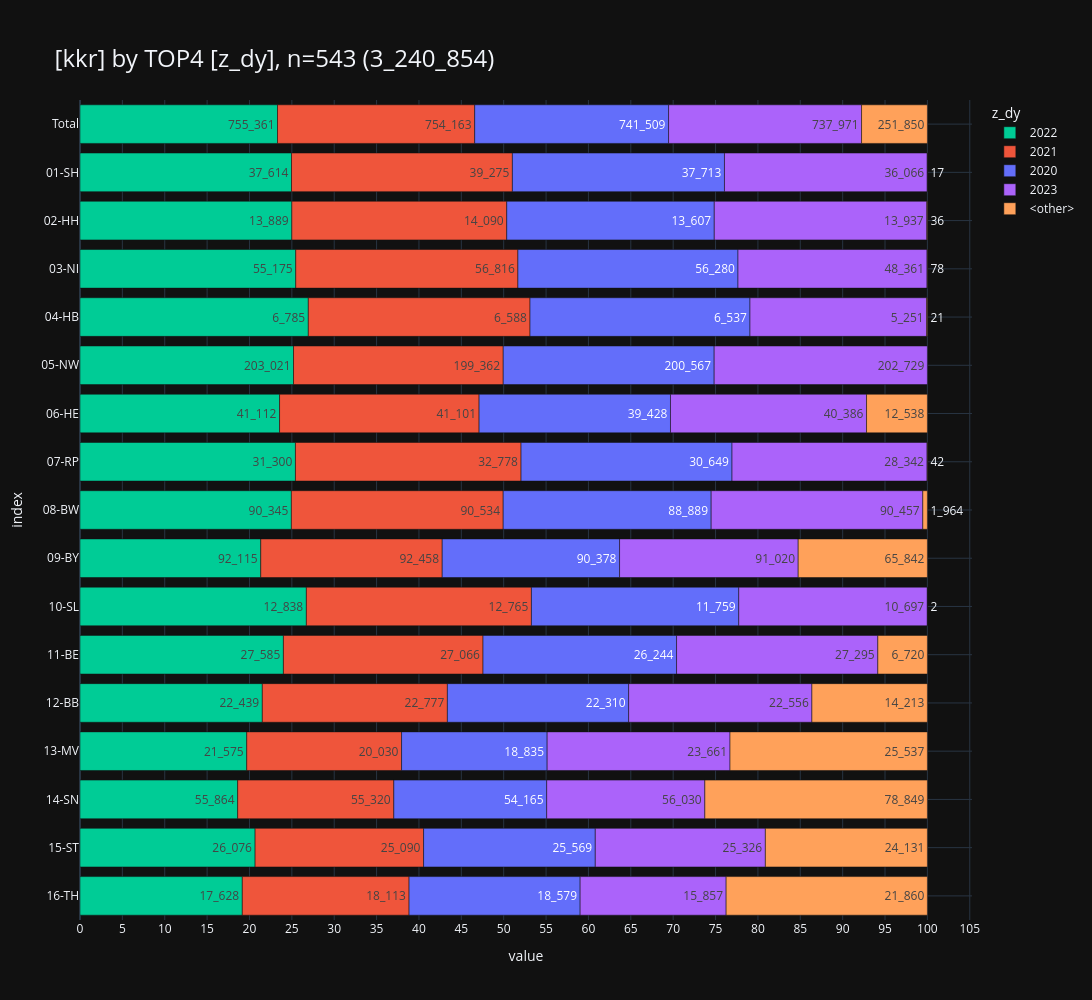

Notebook source saved alongside this figure:
### Markdown cell above
<br>

### <a id='toc1_7_4_'></a>[Diagnosejahr](#toc0_)
- Filter: Top 5 Diagnosejahre
- Legende ist **absteigend sortiert nach Fallzahl im DJ**, Restkategorie `<other>` ist aufgeführt

### Code cell
_tu = show_vars(4, grouper_reg.KKR.value, show=False)
print(
    f"Anzahl {str(dy_max+1)} Fälle: {_tu[_tu['z_dy'] == str(dy_max+1)].set_index('kkr')['cnt'].to_dict()}"
)
_ = pls.plot_stacked_bars(
    _tu,
    swap=False,
    orientation="h",
    show_total=True,
    normalize=False,
    relative=True,
    height=1000,
    top_n_color=4,
    sort_values_color=True,
    show_other=True,
)

### Figure 1 — Plotly figure (JSON) as saved in the notebook; plotly's stock layout.template omitted (floating-point values rounded to 4 significant figures)
{"data": [{"hovertemplate": "col=2022<br>value=%{x}<br>index=%{y}<br>cnt_str=%{text}<extra></extra>", "legendgroup": "2022", "marker": {"color": "#00CC96", "pattern": {"shape": ""}}, "name": "2022", "orientation": "h", "showlegend": true, "text": ["755_361", "37_614", "13_889", "55_175", "6_785", "203_021", "41_112", "31_300", "90_345", "92_115", "12_838", "27_585", "22_439", "21_575", "55_864", "26_076", "17_628"], "textposition": "auto", "type": "bar", "x": [755361, 37614, 13889, 55175, 6785, 203021, 41112, 31300, 90345, 92115, 12838, 27585, 22439, 21575, 55864, 26076, 17628], "xaxis": "x", "y": [" Total", "01-SH", "02-HH", "03-NI", "04-HB", "05-NW", "06-HE", "07-RP", "08-BW", "09-BY", "10-SL", "11-BE", "12-BB", "13-MV", "14-SN", "15-ST", "16-TH"], "yaxis": "y"}, {"hovertemplate": "col=2021<br>value=%{x}<br>index=%{y}<br>cnt_str=%{text}<extra></extra>", "legendgroup": "2021", "marker": {"color": "#EF553B", "pattern": {"shape": ""}}, "name": "2021", "orientation": "h", "showlegend": true, "text": ["754_163", "39_275", "14_090", "56_816", "6_588", "199_362", "41_101", "32_778", "90_534", "92_458", "12_765", "27_066", "22_777", "20_030", "55_320", "25_090", "18_113"], "textposition": "auto", "type": "bar", "x": [754163, 39275, 14090, 56816, 6588, 199362, 41101, 32778, 90534, 92458, 12765, 27066, 22777, 20030, 55320, 25090, 18113], "xaxis": "x", "y": [" Total", "01-SH", "02-HH", "03-NI", "04-HB", "05-NW", "06-HE", "07-RP", "08-BW", "09-BY", "10-SL", "11-BE", "12-BB", "13-MV", "14-SN", "15-ST", "16-TH"], "yaxis": "y"}, {"hovertemplate": "col=2020<br>value=%{x}<br>index=%{y}<br>cnt_str=%{text}<extra></extra>", "legendgroup": "2020", "marker": {"color": "#636EFA", "pattern": {"shape": ""}}, "name": "2020", "orientation": "h", "showlegend": true, "text": ["741_509", "37_713", "13_607", "56_280", "6_537", "200_567", "39_428", "30_649", "88_889", "90_378", "11_759", "26_244", "22_310", "18_835", "54_165", "25_569", "18_579"], "textposition": "auto", "type": "bar", "x": [741509, 37713, 13607, 56280, 6537, 200567, 39428, 30649, 88889, 90378, 11759, 26244, 22310, 18835, 54165, 25569, 18579], "xaxis": "x", "y": [" Total", "01-SH", "02-HH", "03-NI", "04-HB", "05-NW", "06-HE", "07-RP", "08-BW", "09-BY", "10-SL", "11-BE", "12-BB", "13-MV", "14-SN", "15-ST", "16-TH"], "yaxis": "y"}, {"hovertemplate": "col=2023<br>value=%{x}<br>index=%{y}<br>cnt_str=%{text}<extra></extra>", "legendgroup": "2023", "marker": {"color": "#AB63FA", "pattern": {"shape": ""}}, "name": "2023", "orientation": "h", "showlegend": true, "text": ["737_971", "36_066", "13_937", "48_361", "5_251", "202_729", "40_386", "28_342", "90_457", "91_020", "10_697", "27_295", "22_556", "23_661", "56_030", "25_326", "15_857"], "textposition": "auto", "type": "bar", "x": [737971, 36066, 13937, 48361, 5251, 202729, 40386, 28342, 90457, 91020, 10697, 27295, 22556, 23661, 56030, 25326, 15857], "xaxis": "x", "y": [" Total", "01-SH", "02-HH", "03-NI", "04-HB", "05-NW", "06-HE", "07-RP", "08-BW", "09-BY", "10-SL", "11-BE", "12-BB", "13-MV", "14-SN", "15-ST", "16-TH"], "yaxis": "y"}, {"hovertemplate": "col=<other><br>value=%{x}<br>index=%{y}<br>cnt_str=%{text}<extra></extra>", "legendgroup": "<other>", "marker": {"color": "#FFA15A", "pattern": {"shape": ""}}, "name": "<other>", "orientation": "h", "showlegend": true, "text": ["251_850", "17", "36", "78", "21", "12_538", "42", "1_964", "65_842", "2", "6_720", "14_213", "25_537", "78_849", "24_131", "21_860"], "textposition": "auto", "type": "bar", "x": [251850, 17, 36, 78, 21, 12538, 42, 1964, 65842, 2, 6720, 14213, 25537, 78849, 24131, 21860], "xaxis": "x", "y": [" Total", "01-SH", "02-HH", "03-NI", "04-HB", "06-HE", "07-RP", "08-BW", "09-BY", "10-SL", "11-BE", "12-BB", "13-MV", "14-SN", "15-ST", "16-TH"], "yaxis": "y"}], "layout": {"barmode": "relative", "barnorm": "percent", "height": 1000, "legend": {"title": {"text": "z_dy"}, "tracegroupgap": 0, "traceorder": "normal"}, "title": {"font": {"size": 24}, "text": "[kkr] by TOP4 [z_dy], n=543 (3_240_854)", "xanchor": "left", "y": 0.95, "yanchor": "top"}, "width": 2000, "xaxis": {"anchor": "y", "domain": [0, 1], "dtick": 5, "gridwidth": 1, "showgrid": true, "title": {"text": "value"}}, "yaxis": {"anchor": "x", "categoryarray": ["16-TH", "15-ST", "14-SN", "13-MV", "12-BB", "11-BE", "10-SL", "09-BY", "08-BW", "07-RP", "06-HE", "05-NW", "04-HB", "03-NI", "02-HH", "01-SH", " Total"], "categoryorder": "array", "domain": [0, 1], "gridwidth": 1, "showgrid": true, "title": {"text": "index"}}}}
